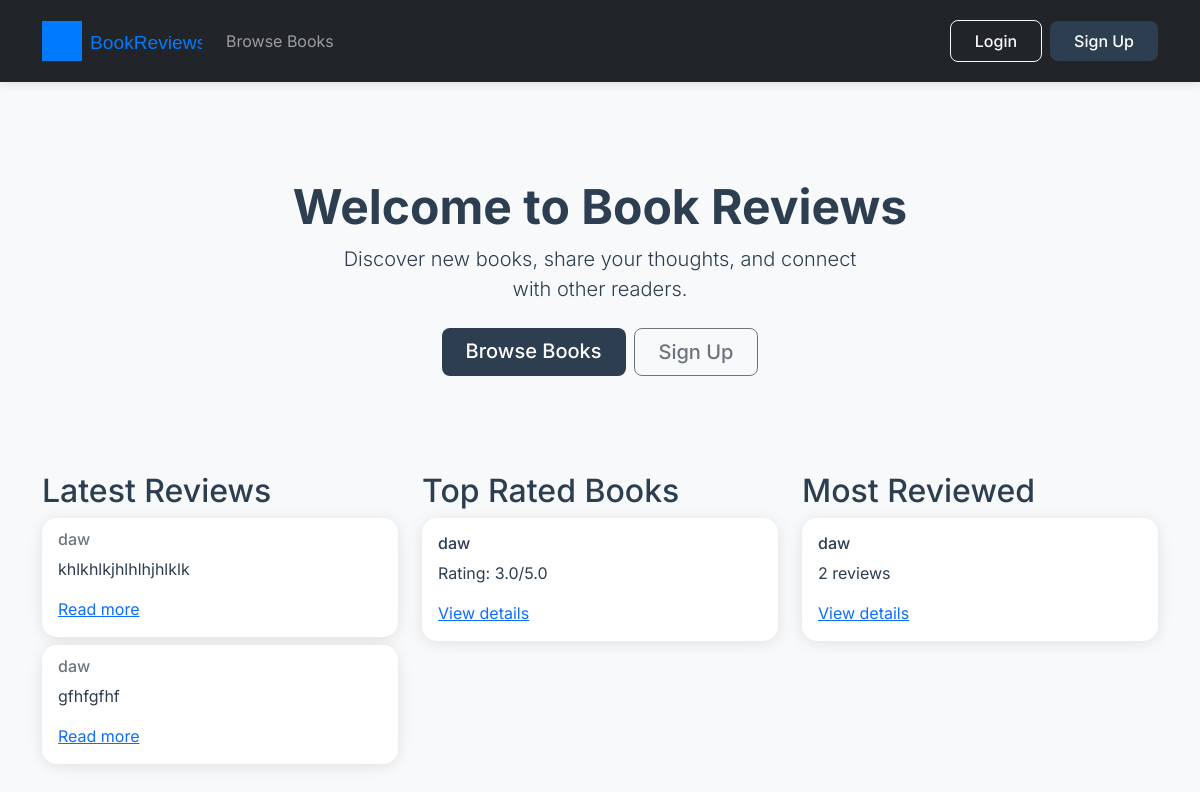
Before: / with the older database file.
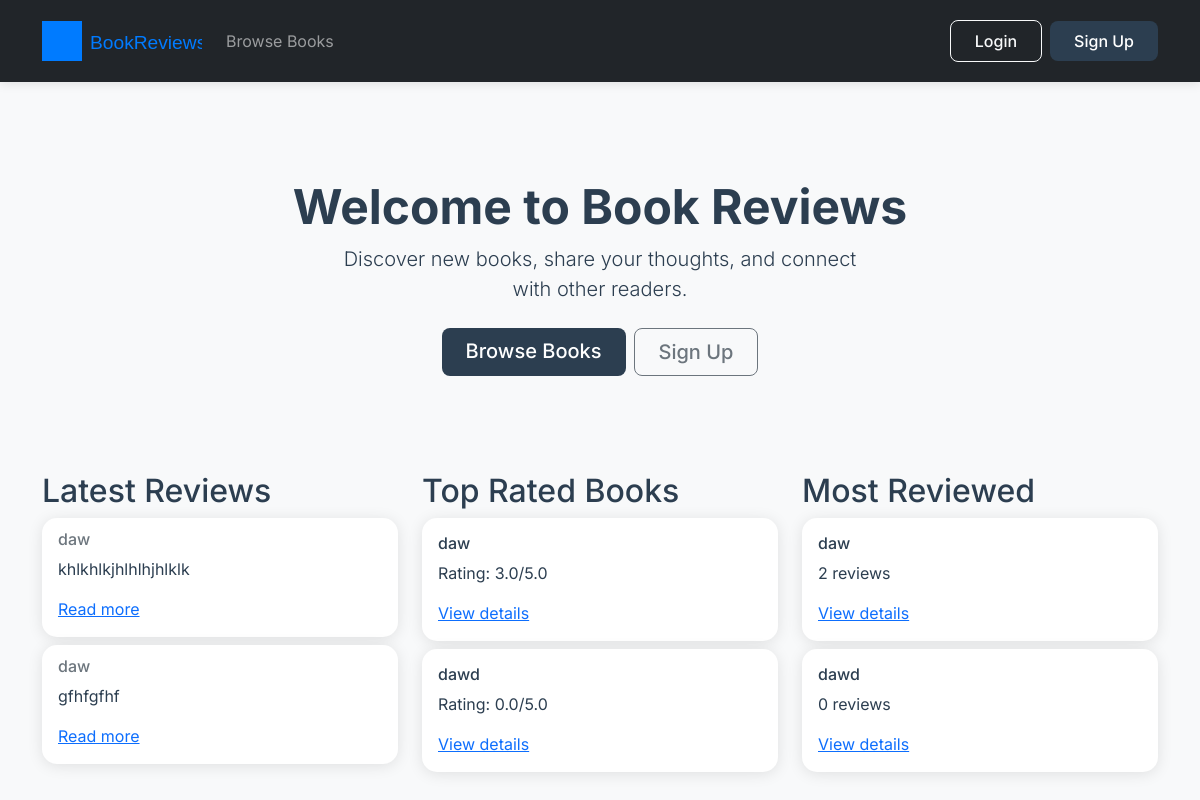
After: the same page with the newer database file.
### reviews/models.py (models this page shows, shortened)
class Review(models.Model):
    book = models.ForeignKey(Book, on_delete=models.CASCADE)
    user = models.ForeignKey(User, on_delete=models.CASCADE)
    rating = models.IntegerField(
        validators=[MinValueValidator(1), MaxValueValidator(5)]
    )
    text = models.TextField()
    created_at = models.DateTimeField(auto_now_add=True)
    class Meta:
        unique_together = ('book', 'user')  # One review per user per book

class Book(models.Model):
    title = models.CharField(max_length=200)
    author = models.CharField(max_length=200)
    published_date = models.DateField()
    cover_image = models.ImageField(upload_to='book_covers/', blank=True, null=True)
    description = models.TextField(blank=True)
    genres = models.ManyToManyField(Genre, related_name='books')
    language = models.CharField(max_length=50, default='English')
    pages = models.PositiveIntegerField(null=True, blank=True)
    def get_average_rating(self):
        reviews = self.review_set.all()
        if reviews:
            return sum(review.rating for review in reviews) / len(reviews)
        return 0

### reviews/views.py (the view)
# urls.py: path('', HomeView.as_view(), name='home'),
class HomeView(ListView):
    template_name = 'reviews/home.html'
    model = Book
    context_object_name = 'books'
    def get_context_data(self, **kwargs):
        context = super().get_context_data(**kwargs)
        context['latest_reviews'] = Review.objects.select_related('book').order_by('-created_at')[:5]
        context['top_rated_books'] = Book.objects.annotate(
            avg_rating=Avg('review__rating')
        ).order_by('-avg_rating')[:5]
        context['most_reviewed'] = Book.objects.annotate(
            review_count=Count('review')
        ).order_by('-review_count')[:5]
        return context

### reviews/templates/reviews/home.html
{% extends 'reviews/base.html' %}
{% block content %}
<div class="px-4 py-5 my-5 text-center">
    <h1 class="display-5 fw-bold">Welcome to Book Reviews</h1>
    <div class="col-lg-6 mx-auto">
        <p class="lead mb-4">
            Discover new books, share your thoughts, and connect with other readers.
        </p>
        <div class="d-grid gap-2 d-sm-flex justify-content-sm-center">
            <a href="{% url 'book-list' %}" class="btn btn-primary btn-lg px-4 gap-3">Browse Books</a>
            {% if not user.is_authenticated %}
                <a href="{% url 'signup' %}" class="btn btn-outline-secondary btn-lg px-4">Sign Up</a>
            {% endif %}
        </div>
    </div>
</div>
<div class="row">
    <div class="col-md-4 mb-4">
        <h2>Latest Reviews</h2>
        {% for review in latest_reviews %}
            <div class="card mb-2">
                <div class="card-body">
                    <h6 class="card-subtitle mb-2 text-muted">{{ review.book.title }}</h6>
                    <p class="card-text">{{ review.text|truncatewords:30 }}</p>
                    <a href="{% url 'book-detail' review.book.pk %}" class="card-link">Read more</a>
                </div>
            </div>
        {% empty %}
            <p>No reviews yet.</p>
        {% endfor %}
    </div>
    <div class="col-md-4 mb-4">
        <h2>Top Rated Books</h2>
        {% for book in top_rated_books %}
            <div class="card mb-2">
                <div class="card-body">
                    <h6 class="card-title">{{ book.title }}</h6>
                    <p class="card-text">Rating: {{ book.get_average_rating|floatformat:1 }}/5.0</p>
                    <a href="{% url 'book-detail' book.pk %}" class="card-link">View details</a>
                </div>
            </div>
        {% empty %}
            <p>No books rated yet.</p>
        {% endfor %}
    </div>
    <div class="col-md-4 mb-4">
        <h2>Most Reviewed</h2>
        {% for book in most_reviewed %}
            <div class="card mb-2">
                <div class="card-body">
                    <h6 class="card-title">{{ book.title }}</h6>
                    <p class="card-text">{{ book.review_count }} reviews</p>
                    <a href="{% url 'book-detail' book.pk %}" class="card-link">View details</a>
                </div>
            </div>
        {% empty %}
            <p>No reviews yet.</p>
        {% endfor %}
    </div>
</div>
{% endblock %}

Changed rows visible on the page:
added Book: title "dawd", get_average_rating "0.0", review_count "0"
